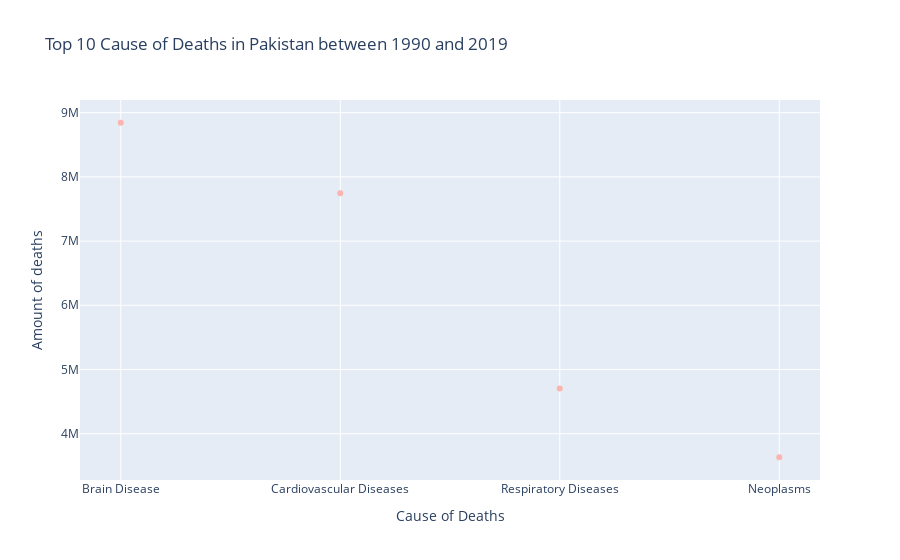

Notebook code for this chart:
### Markdown cell above
In Sri Lanka the top 3 diseases are in top 3.

### Code cell
#plotting data for pakistan which is the neighbouring country of China and India
top_3_illnesses('Pakistan')

### Figure 1 — Plotly figure (JSON) as saved in the notebook; plotly's stock layout.template omitted (floating-point values rounded to 4 significant figures)
{"data": [{"hovertemplate": "variable=0<br>Cause of Deaths=%{x}<br>Amount of deaths=%{y}<extra></extra>", "legendgroup": "0", "marker": {"color": "rgb(251,180,174)", "symbol": "circle"}, "mode": "markers", "name": "0", "orientation": "v", "showlegend": true, "type": "scatter", "x": ["Brain Disease", "Cardiovascular Diseases", "Respiratory Diseases", "Neoplasms"], "xaxis": "x", "y": [8843043, 7745192, 4705747, 3633069], "yaxis": "y"}], "layout": {"legend": {"title": {"text": "variable"}, "tracegroupgap": 0}, "showlegend": false, "title": {"text": "Top 10 Cause of Deaths in Pakistan between 1990 and 2019"}, "xaxis": {"anchor": "y", "domain": [0, 1], "title": {"text": "Cause of Deaths"}}, "yaxis": {"anchor": "x", "domain": [0, 1], "title": {"text": "Amount of deaths"}}}}
